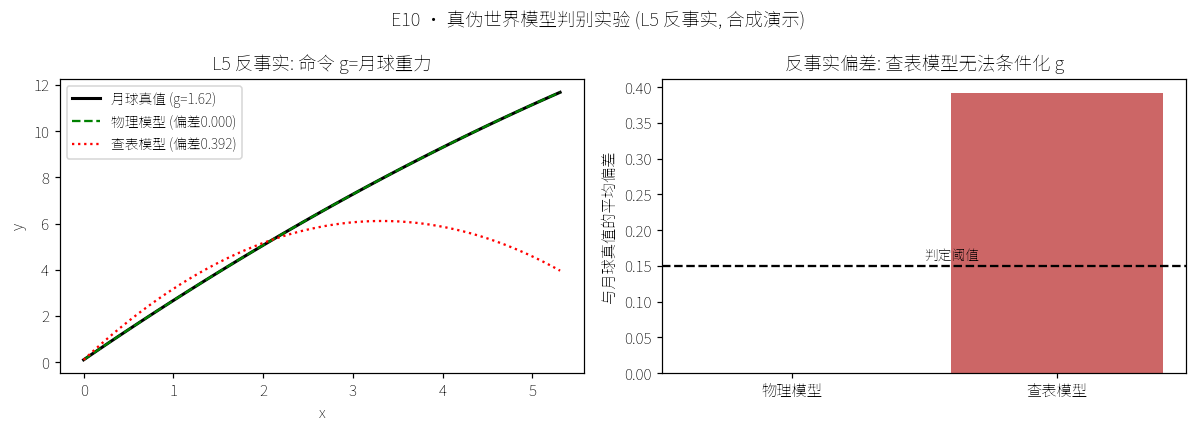

The Python source for this figure:
"""
E10 解答 · 真伪世界模型判别: L5 反事实测试(合成演示)
=====================================================
构造两个"视频世界模型"(合成):
  A. 物理模型: 参数化仿真器 y_{t+1}=y_t+v_t·dt, v←v-g·dt (g 可条件化)
  B. 查表模型: 从"地球重力训练库"检索最相似场景, 返回库存轨迹(无视 g)

L5 反事实测试: 命令 g=1.62 (月球)。真世界模型应产生慢速抛体;
查表模型会返回地球轨迹 → 与月球真值发散。

运行: python3 E10_counterfactual.py    # 约 2 秒
输出: E10_counterfactual.png
"""
import numpy as np
import matplotlib.pyplot as plt
plt.rcParams['font.sans-serif'] = ['Noto Sans SC', 'Microsoft YaHei', 'DejaVu Sans']
plt.rcParams['axes.unicode_minus'] = False


def simulate(g, v0y=8.0, v0x=3.0, n=60, dt=0.03, y0=0.1, floor=0.0, rest=0.6):
    """带地面反弹的抛体仿真。返回 (x, y) 轨迹。"""
    x, y = [0.0], [y0]
    vx, vy = v0x, v0y
    for _ in range(n - 1):
        vy -= g * dt
        nx, ny = x[-1] + vx * dt, y[-1] + vy * dt
        if ny < floor:            # 反弹
            ny = floor + (floor - ny)
            vy = -vy * rest
        x.append(nx); y.append(ny)
    return np.array(x), np.array(y)


class PhysicsModel:
    """真世界模型(假设): 内部有可条件化的物理。"""
    def __init__(self):
        self.name = "物理模型"
    def rollout(self, g, v0y=8.0):
        return simulate(g, v0y=v0y)

class LookupModel:
    """伪世界模型: 检索训练库(全部地球重力 g=9.8), 返回最近轨迹。"""
    def __init__(self):
        self.name = "查表模型"
        self.lib = [simulate(9.8, v0y=v) for v in np.linspace(5, 11, 13)]  # 地球库
    def rollout(self, g, v0y=8.0):
        query = simulate(1.62, v0y=v0y)  # 无论 g 是多少, 只会匹配形状最像的地球轨迹
        qy = query[1]
        best, bd = None, 1e9
        for (lx, ly) in self.lib:
            d = np.linalg.norm(ly[:len(qy)] - qy)
            if d < bd:
                bd, best = d, (lx, ly)
        return best


G_MOON = 1.62
gt = simulate(G_MOON)                    # 月球真值
pm, lm = PhysicsModel(), LookupModel()
pa = pm.rollout(G_MOON)
lb = lm.rollout(G_MOON)

def div(traj, ref):
    return np.linalg.norm(traj[1][:len(ref[1])] - ref[1]) / len(ref[1])

print(f"[L5 反事实测试] 命令: g = {G_MOON} (月球重力), 初速 v0y=8")
print(f"  月球真值: 峰高 {gt[1].max():.2f}, 反弹 {np.sum(np.diff(gt[1]) > 0)} 次变向")
print(f"  物理模型 rollout: 峰高 {pa[1].max():.2f}  → 与真值平均偏差 {div(pa, gt):.3f}")
print(f"  查表模型 rollout: 峰高 {lb[1].max():.2f}  → 与真值平均偏差 {div(lb, gt):.3f}")
thr = 0.15
print(f"\n  判定(阈值 {thr}): 物理模型 {'✅ 通过 L5' if div(pa, gt) < thr else '❌'}  |  查表模型 {'✅' if div(lb, gt) < thr else '❌ 未通过 L5 —— 只是模式匹配'}")

fig, axes = plt.subplots(1, 2, figsize=(11, 4))
axes[0].plot(gt[0], gt[1], 'k-', lw=2, label='月球真值 (g=1.62)')
axes[0].plot(pa[0], pa[1], 'g--', lw=1.5, label=f'物理模型 (偏差{div(pa, gt):.3f})')
axes[0].plot(lb[0], lb[1], 'r:', lw=1.5, label=f'查表模型 (偏差{div(lb, gt):.3f})')
axes[0].set_xlabel('x'); axes[0].set_ylabel('y')
axes[0].set_title('L5 反事实: 命令 g=月球重力')
axes[0].legend(fontsize=9)
axes[1].bar(['物理模型', '查表模型'], [div(pa, gt), div(lb, gt)], color=['#4c9', '#c66'])
axes[1].axhline(thr, ls='--', c='k'); axes[1].text(0.5, thr + 0.01, '判定阈值', fontsize=9)
axes[1].set_ylabel('与月球真值的平均偏差')
axes[1].set_title('反事实偏差: 查表模型无法条件化 g')
plt.suptitle('E10 · 真伪世界模型判别实验 (L5 反事实, 合成演示)', fontweight='bold')
plt.tight_layout(); plt.savefig('E10_counterfactual.png', dpi=110, bbox_inches='tight')
print("\n[输出] E10_counterfactual.png")
print("  对真实模型(如 Wan 1.3B): 同一 prompt 改重力描述, 抽轨迹做同样的偏差检验。")
